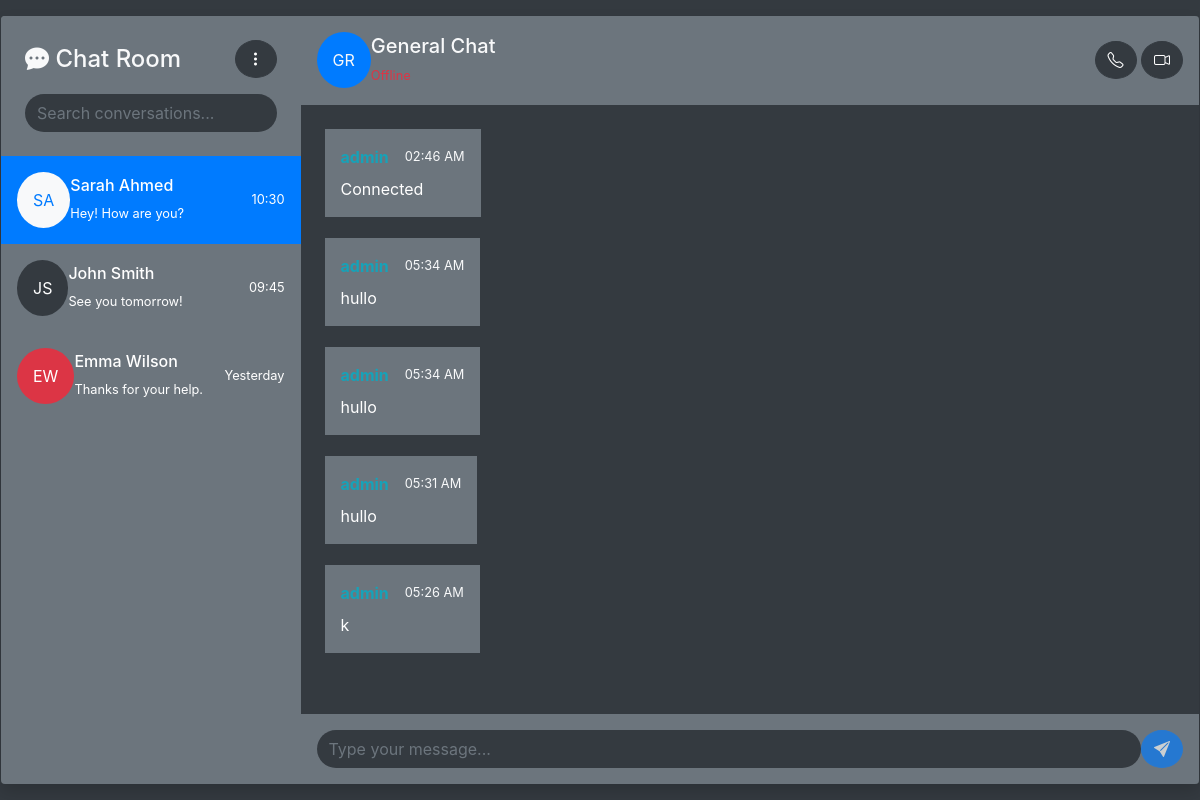
The app's page /, older data.
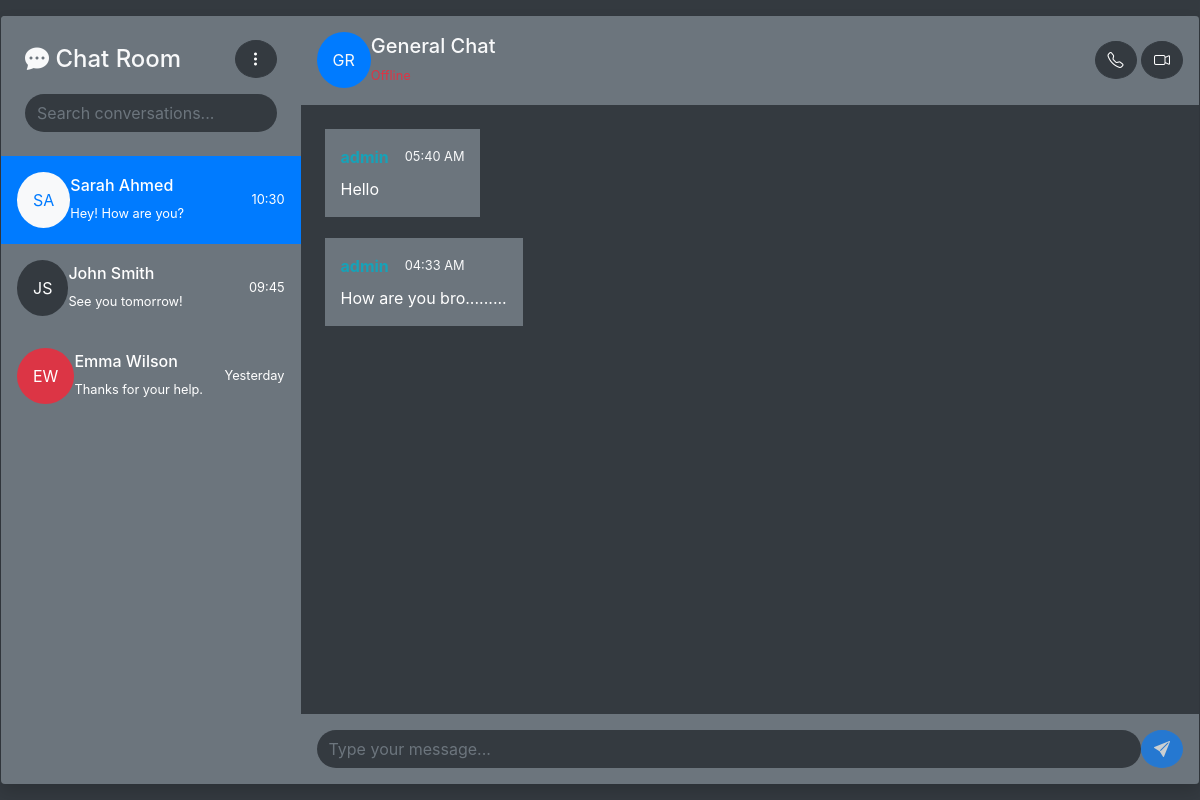
The same page, newer data.
### chat/models.py (models this page shows, shortened)
class Messages(models.Model):
    user = models.ForeignKey(
        settings.AUTH_USER_MODEL, on_delete=models.CASCADE, related_name="messages"
    )
    room_name = models.CharField(max_length=100)
    content = models.TextField()
    created_at = models.DateTimeField(auto_now_add=True)
    updated_at = models.DateTimeField(auto_now=True)
    class Meta:
        db_table = "chat_messages"
        verbose_name_plural = "messages"
        ordering = ["-id"]

### chat/views.py (the view)
# urls.py: path("", HomeView.as_view(), name="home"),
class HomeView(View):
    def get(self, request):
        messages = Messages.objects.select_related("user").order_by("-id")[:5]
        context = {
            "messages": messages,
        }
        return render(request, "chat/home.html", context)

### templates/chat/home.html (shortened to what this page needs)
{% extends "base.html" %}
{% block content %}
<main class="container-fluid vh-100 p-3">
    <div class="row bg-secondary rounded shadow h-100 overflow-hidden">
        <div class="col-md-4 col-lg-3 border-end border-dark p-0 d-flex flex-column">
            <div class="p-4 bg-secondary">
                <div class="d-flex justify-content-between align-items-center mb-3">
                    <h4 class="fw-bold mb-0">
                        <i class="bi bi-chat-dots-fill me-2"></i>
                        Chat Room
                    </h4>
                    <button class="btn btn-dark rounded-circle">
                        <i class="bi bi-three-dots-vertical"></i>
                    </button>
                </div>
                <input
                    type="text"
                    class="form-control bg-dark text-white border-0 rounded-pill"
                    placeholder="Search conversations..."
                >
            </div>
            <div class="flex-grow-1 overflow-auto">
                <a href="#"
                   class="friend-item d-flex align-items-center p-3 text-decoration-none text-white bg-primary">
                    <div class="rounded-circle bg-light text-primary fw-bold p-3 me-3">
                        SA
                    </div>
                    <div class="flex-grow-1">
                        <h6 class="fw-bold mb-1">Sarah Ahmed</h6>
                        <small>Hey! How are you?</small>
                    </div>
                    <small>10:30</small>
                </a>
                <a href="#"
                   class="friend-item d-flex align-items-center p-3 text-decoration-none text-white">
                    <div class="rounded-circle bg-dark fw-bold p-3 me-3">
                        JS
                    </div>
                    <div class="flex-grow-1">
                        <h6 class="fw-bold mb-1">John Smith</h6>
                        <small>See you tomorrow!</small>
                    </div>
                    <small>09:45</small>
                </a>
                <a href="#"
                   class="friend-item d-flex align-items-center p-3 text-decoration-none text-white">
                    <div class="rounded-circle bg-danger fw-bold p-3 me-3">
                        EW
                    </div>
                    <div class="flex-grow-1">
                        <h6 class="fw-bold mb-1">Emma Wilson</h6>
                        <small>Thanks for your help.</small>
                    </div>
                    <small>Yesterday</small>
                </a>
            </div>
        </div>
        <div class="col-md-8 col-lg-9 p-0 d-flex flex-column bg-dark">
            <div class="border-bottom border-secondary bg-secondary p-3">
                <div class="d-flex justify-content-between align-items-center">
                    <div class="d-flex align-items-center">
                        <div class="rounded-circle bg-primary p-3 me-3 fw-bold">
                            GR
                        </div>
                        <div>
                            <h5 class="fw-bold mb-0">
                                General Chat
                            </h5>
                            <small id="connection-status"
                                   class="text-warning d-block">
                            </small>
                        </div>
                    </div>
                    <div>
                        <button class="btn btn-dark rounded-circle">
                            <i class="bi bi-telephone"></i>
                        </button>
                        <button class="btn btn-dark rounded-circle">
                            <i class="bi bi-camera-video"></i>
                        </button>
                    </div>
                </div>
            </div>
            <div id="chat-messages"
                class="flex-grow-1 p-4 overflow-auto">
                {% for message in messages %}
                    {% if message.user_id == request.user.id %}
                        <div class="d-flex justify-content-end mb-3">
                            <div class="bg-primary text-white rounded-3 p-3"
                                style="max-width: 75%; min-width: 100px;">
                                <div class="d-flex align-items-center mb-2">
                                    <strong class="text-light mr-2">
                                        You
                                    </strong>
                                    <small class="text-light ml-2">
                                        {{ message.created_at|date:"h:i A" }}
                                    </small>
                                </div>
                                <div class="text-break">
                                    {{ message.content }}
                                </div>
                            </div>
                        </div>
                    {% else %}
                        <div class="d-flex justify-content-start mb-3">
                            <div class="bg-secondary text-white rounded-3 p-3"
                                style="max-width: 75%; min-width: 100px;">
                                <div class="d-flex align-items-center gap-3 mb-2">
                                    <strong class="text-info mr-2">
                                    </strong>
                                    <small class="text-light ml-2">
                                        {{ message.created_at|date:"h:i A" }}
                                    </small>
                                </div>
                                <div class="text-break">
                                    {{ message.content }}
                                </div>
                            </div>
                        </div>
                    {% endif %}
                {% empty %}
                    <div class="text-center text-secondary mt-5">
                        No messages yet. Start a conversation!
                    </div>
                {% endfor %}
            </div>
            <div class="bg-secondary border-top border-dark p-3">
                <form id="message-form"
                      class="d-flex align-items-center gap-2">
                    <input
                        type="text"
                        id="message-input"
                        class="form-control bg-dark text-white border-0 rounded-pill"
                        placeholder="Type your message..."
                        autocomplete="off"
                        maxlength="2000"
                    >
                    <button
                        type="submit"
                        id="send-button"
                        class="btn btn-primary rounded-circle"
                        disabled
                    >
                        <i class="bi bi-send-fill"></i>
                    </button>
                </form>
            </div>
        </div>
    </div>
</main>
{% endblock content %}

### templates/base.html (shortened to what this page needs)
<!DOCTYPE html>
<html lang="en">
    <head>
        {% load static %}
        <link rel="stylesheet"
        href="https://stackpath.bootstrapcdn.com/bootstrap/4.5.2/css/bootstrap.min.css">
        <link rel="stylesheet"
        href="https://cdn.jsdelivr.net/npm/bootstrap-icons@1.10.0/font/bootstrap-icons.css">
         {% load static %}
<link rel="stylesheet" href="{% static 'css/style.css' %}">
    </head>
<body class="bg-dark text-light">
    {% block content %}
    {% endblock content %}
</body>
</html>

### static/css/style.css (style rules this page uses)
#chat-messages { display: flex; flex-direction: column; gap: 5px; scroll-behavior: smooth; }
#chat-messages .bg-primary, #chat-messages .bg-secondary { overflow-wrap: anywhere; word-break: break-word; }

Row changes from the older to the newer data that the page shows:
removed Messages: created_at "02:46 AM", content "Connected"
removed Messages: created_at "05:34 AM", content "hullo"
removed Messages: created_at "05:34 AM", content "hullo"
removed Messages: created_at "05:31 AM", content "hullo"
removed Messages: created_at "05:26 AM", content "k"
added Messages: created_at "05:40 AM", content "Hello"
added Messages: created_at "04:33 AM", content "How are you bro........."
